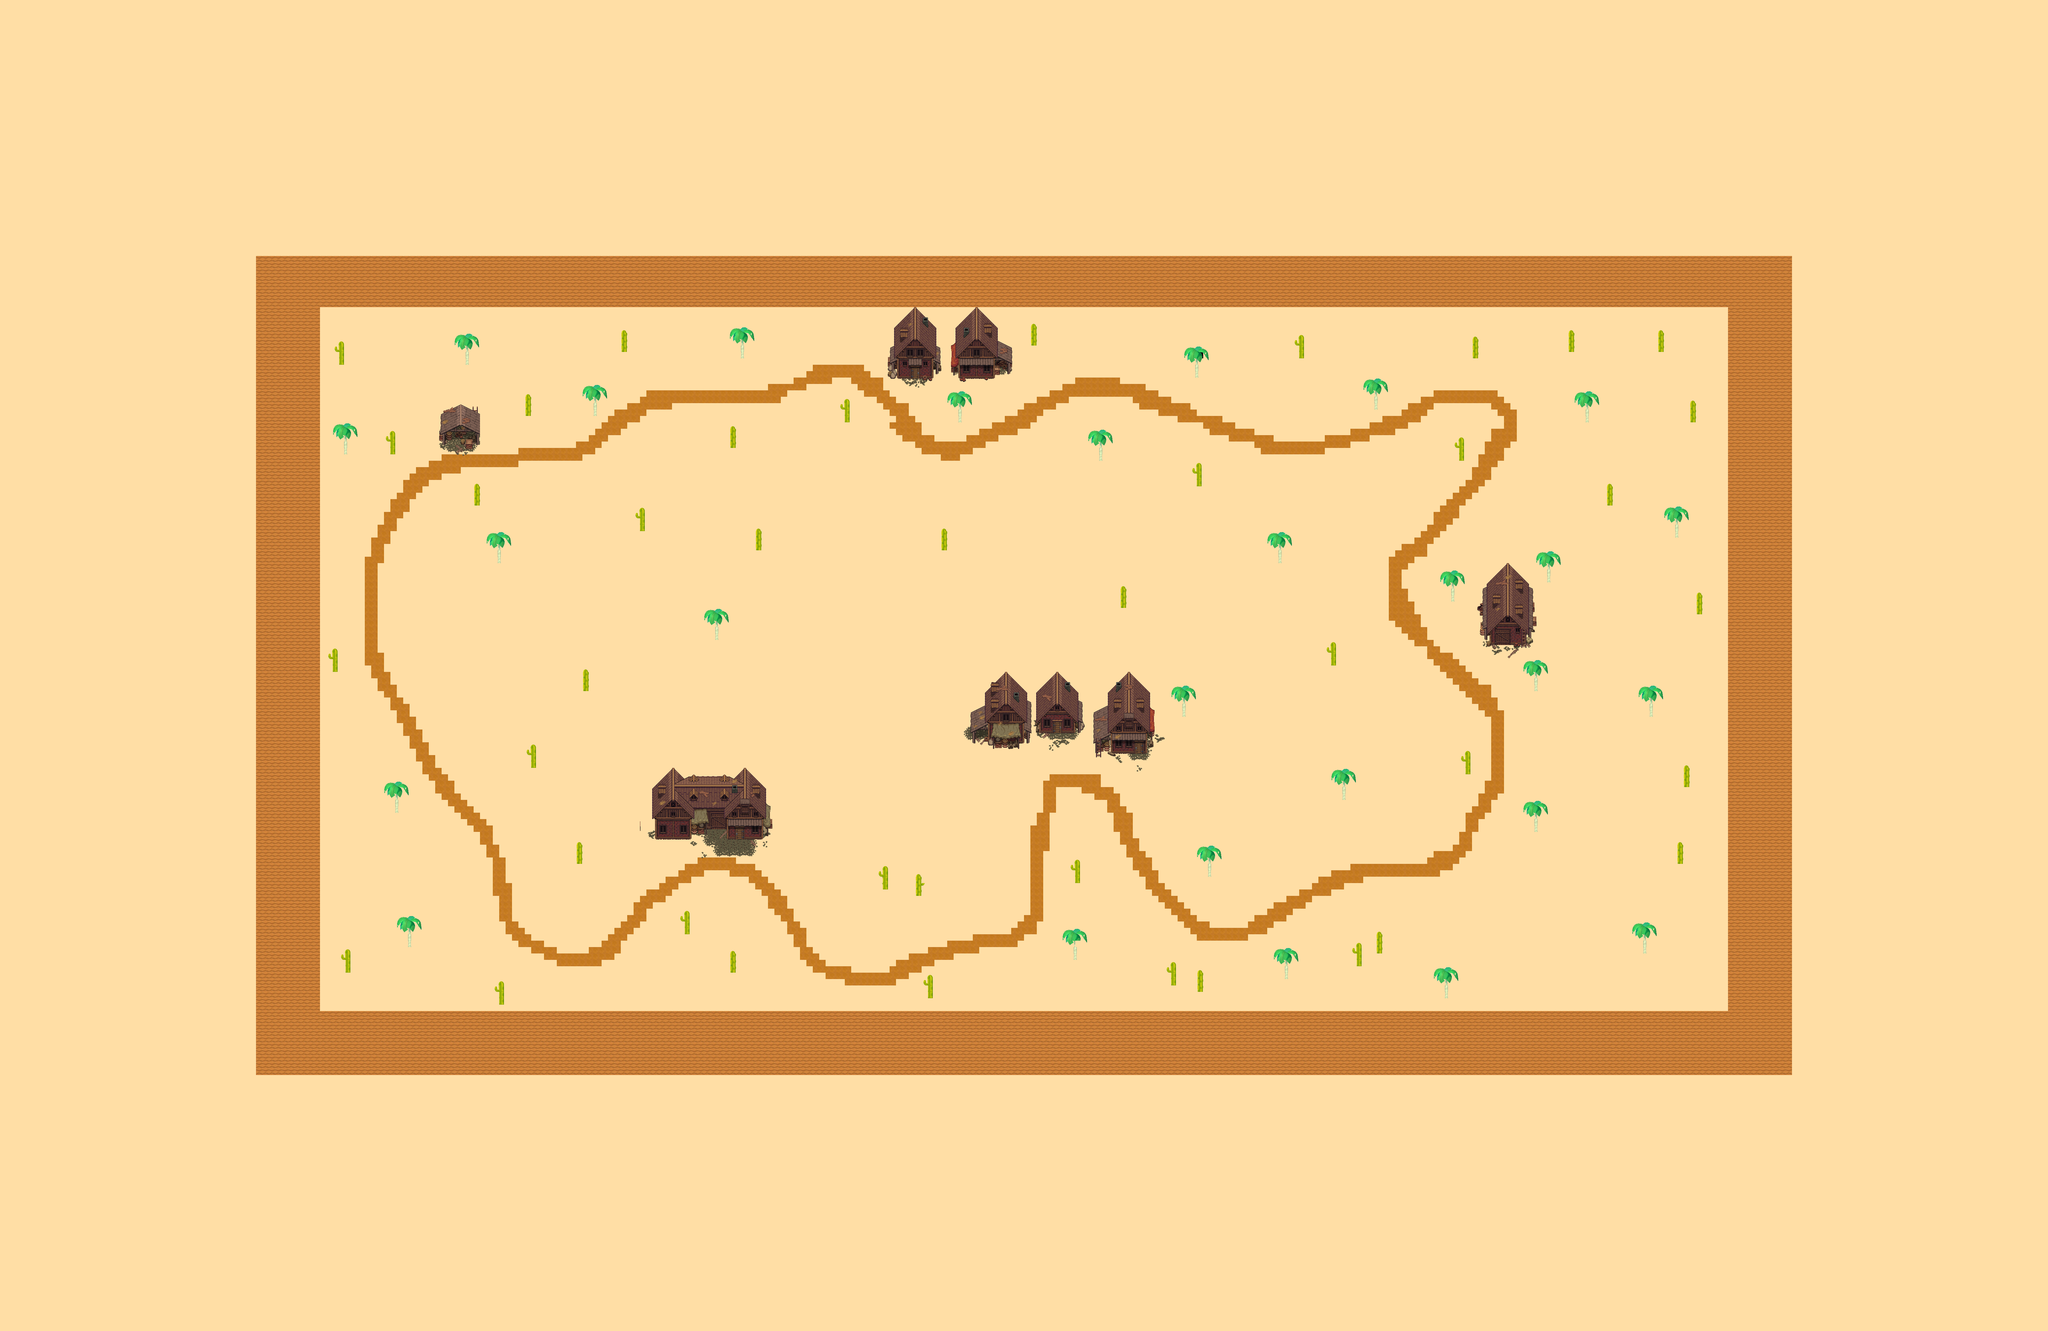

The image is a tile-based game level rendered from a .tmx file. Its description and source (layers, tilesets, objects; grid data summarised) follow:
An orthogonal 320x208 tile map with 20x20 px tiles, 5 tile layers (Camada Colisao, Palmeiras, Terreno, Cactos, ...), 4 tilesets and 12 objects.

<map version="1.10" tiledversion="1.10.2" orientation="orthogonal" renderorder="right-down" width="320" height="208" tilewidth="20" tileheight="20" infinite="0" nextlayerid="12" nextobjectid="22">
 <tileset firstgid="1" source="Desert1.tsx" />
 <tileset firstgid="2206" source="ready_to_use_houses.tsx" />
 <tileset firstgid="3662" source="3DS - New Super Mario Bros 2 - Desert.tsx" />
 <tileset firstgid="5867" name="3DS - New Super Mario Bros 2 - Desert" tilewidth="20" tileheight="20" tilecount="2205" columns="21">
  <image source="3DS - New Super Mario Bros 2 - Desert.png" width="420" height="2100" />
 </tileset>
 <layer id="11" name="Camada Colisao" width="320" height="208">
  <data>[66560 cells, 7460 non-empty, 2 distinct tile ids]</data>
 </layer>
 <layer id="2" name="Palmeiras" width="320" height="208">
  <data>[66560 cells, 7861 non-empty, 22 distinct tile ids]</data>
 </layer>
 <layer id="4" name="Terreno" width="320" height="208">
  <data>[66560 cells, 66511 non-empty, 26 distinct tile ids]</data>
 </layer>
 <layer id="7" name="Cactos" width="320" height="208">
  <data>[66560 cells, 217 non-empty, 9 distinct tile ids]</data>
 </layer>
 <objectgroup id="6" name="Colisões do Mapa" visible="0">
  <object id="1" x="812" y="804" width="180" height="2540" />
  <object id="2" x="1000" y="808" width="4584" height="152" />
  <object id="3" x="5400" y="966.061" width="206.061" height="2393.94" />
  <object id="4" x="990.91" y="3160" width="4400" height="187.879" />
 </objectgroup>
 <layer id="10" name="Construções" width="320" height="208">
  <data>[66560 cells, 1335 non-empty, 1320 distinct tile ids]</data>
 </layer>
 <objectgroup id="9" name="Construções">
  <object id="6" x="1368" y="1262.67" width="132" height="148" />
  <object id="8" x="2036" y="2398.67" width="376" height="222.667" />
  <object id="9" x="3022.67" y="2100" width="200" height="244" />
  <object id="10" x="3238.67" y="2098.67" width="154.667" height="202.667" />
  <object id="11" x="3420" y="2096" width="189.333" height="264" />
  <object id="15" x="4617.33" y="1764" width="186.667" height="268" />
  <object id="17" x="2770.67" y="962.667" width="169.333" height="220" />
  <object id="18" x="2972" y="965.333" width="192" height="220" />
 </objectgroup>
</map>
